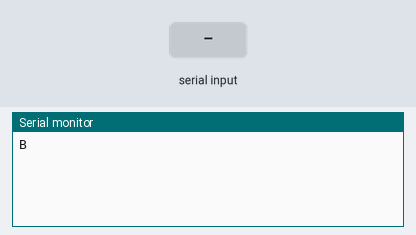
This sketch was run on a simulated ESP32. Parts: the last lines printed to the serial monitor. Inputs (shaded band) come from the test bench.

Above: at 1.2 s.
1.3 s: "H90\n" received over Serial
At 2.5 s:
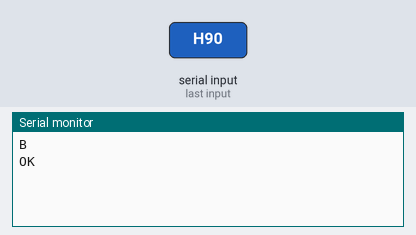
2.8 s: "T,45\n" received over Serial
At 4.3 s:
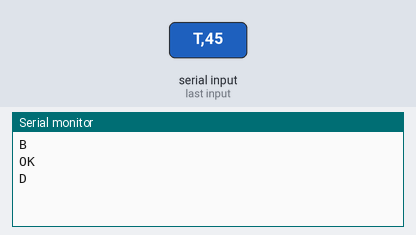

Measured:
- after the input at 1.3 s, the serial monitor: prints a new line at once (image 1)
- after the input at 2.8 s, the serial monitor: prints a new line after 0.05 s (image 2)

The sketch:

esp32-live.ino
```cpp
/*
 * esp32-live.ino — Intérprete "en vivo" para ESP32
 * ============================================================
 * SALIDA PWM (buzzer): GPIO 26 · canal LEDC  →  #define BUZZER_PIN 26
 * ============================================================
 * Firmware FIJO: se flashea UNA sola vez. A diferencia del .ino
 * que exporta el Editor Musical (que lleva una canción incrustada
 * y la toca sola), este sketch no sabe ninguna canción: se queda
 * escuchando el puerto serial y toca, una a una, las figuras que
 * la PC le va dictando desde la app web (modo "live" por USB).
 *
 * La PC calcula las frecuencias con la misma afinación del editor
 * (DO0 = 16.3516 Hz) y las envía ya listas, así que el tono suena
 * idéntico al navegador sin que el firmware tenga que calcular nada.
 *
 * ------------------------------------------------------------
 * PROTOCOLO (115200 baud, líneas terminadas en '\n')
 *
 *   PC → ESP32:
 *     H              handshake / ping        → responde "OK"
 *     T<freq>,<ms>   toca <freq> Hz, <ms> ms → responde "D" al terminar
 *     L<freq>,<ms>   = T, pero LIGADA: no corta el tono al terminar (la
 *                    siguiente figura cambia la frecuencia sin re-atacar,
 *                    igual que el legato de Web Audio)
 *     S<ms>          silencio de <ms> ms     → responde "D" al terminar
 *     X              paro inmediato (calla el buzzer ya, aun a media nota)
 *
 *   ESP32 → PC:
 *     B    boot: el firmware arrancó y está listo
 *     OK   respuesta al handshake
 *     D    done: la figura terminó, listo para la siguiente
 *
 * La PC puede mandar la figura N+1 mientras N todavía suena (pipeline
 * de 1 evento): como sostener() solo consume bytes cuando son 'X', el
 * resto queda intacto en el buffer de Serial y se procesa apenas
 * termina la figura actual, sin otra ida y vuelta USB.
 * ============================================================
 */

#include <Arduino.h>

#define BUZZER_PIN  26     // mismo pin que la plantilla esp32 del editor (LEDC)
#define PWM_FREQ    2000   // frecuencia base del canal LEDC
#define PWM_RES     8      // resolución del LEDC (bits)
#define CHECK_MS    4      // cada cuánto se revisa el serial DENTRO de una figura

void setup() {
  Serial.begin(115200);
  ledcAttach(BUZZER_PIN, PWM_FREQ, PWM_RES);
  ledcWriteTone(BUZZER_PIN, 0);   // buzzer en silencio al arrancar
  Serial.println("B");            // avisa a la PC que está listo
}

/*
 * Mantiene el buzzer en `freq` (0 = silencio) durante `ms`, pero
 * revisa el serial cada CHECK_MS: si llega una 'X', corta al
 * instante y aborta. Devuelve true si terminó normal, false si
 * fue interrumpida por un paro. `cortarAlFinal=false` (comando 'L')
 * deja el buzzer sonando al terminar — la próxima figura cambia la
 * frecuencia sin pasar por silencio, para que la ligadura no re-ataque.
 */
bool sostener(uint16_t freq, uint32_t ms, bool cortarAlFinal = true) {
  ledcWriteTone(BUZZER_PIN, freq);
  uint32_t inicio = millis();
  while (millis() - inicio < ms) {
    if (Serial.available() && Serial.peek() == 'X') {
      Serial.read();                 // consume la 'X'
      // Descarta cualquier figura que la PC ya haya adelantado (pipeline
      // de 1 evento, H1): un paro es total, no debe sonar la siguiente.
      while (Serial.available()) Serial.read();
      ledcWriteTone(BUZZER_PIN, 0);
      return false;                  // abortada → no se manda "D"
    }
    delay(CHECK_MS);
  }
  if (cortarAlFinal) ledcWriteTone(BUZZER_PIN, 0);
  return true;
}

void loop() {
  if (!Serial.available()) return;

  String linea = Serial.readStringUntil('\n');
  linea.trim();
  if (linea.length() == 0) return;

  switch (linea.charAt(0)) {

    case 'H':                        // handshake
      Serial.println("OK");
      break;

    case 'X':                        // paro fuera de una figura: nada que cortar
      ledcWriteTone(BUZZER_PIN, 0);
      break;

    case 'T': {                      // T<freq>,<ms>
      int coma = linea.indexOf(',');
      if (coma < 0) break;
      uint16_t freq = (uint16_t) linea.substring(1, coma).toInt();
      uint32_t ms   = (uint32_t) linea.substring(coma + 1).toInt();
      if (sostener(freq, ms)) Serial.println("D");
      break;
    }

    case 'L': {                      // L<freq>,<ms> — como T, pero ligada (sin re-ataque)
      int coma = linea.indexOf(',');
      if (coma < 0) break;
      uint16_t freq = (uint16_t) linea.substring(1, coma).toInt();
      uint32_t ms   = (uint32_t) linea.substring(coma + 1).toInt();
      if (sostener(freq, ms, false)) Serial.println("D");
      break;
    }

    case 'S': {                      // S<ms>
      uint32_t ms = (uint32_t) linea.substring(1).toInt();
      if (sostener(0, ms)) Serial.println("D");
      break;
    }
  }
}
```
